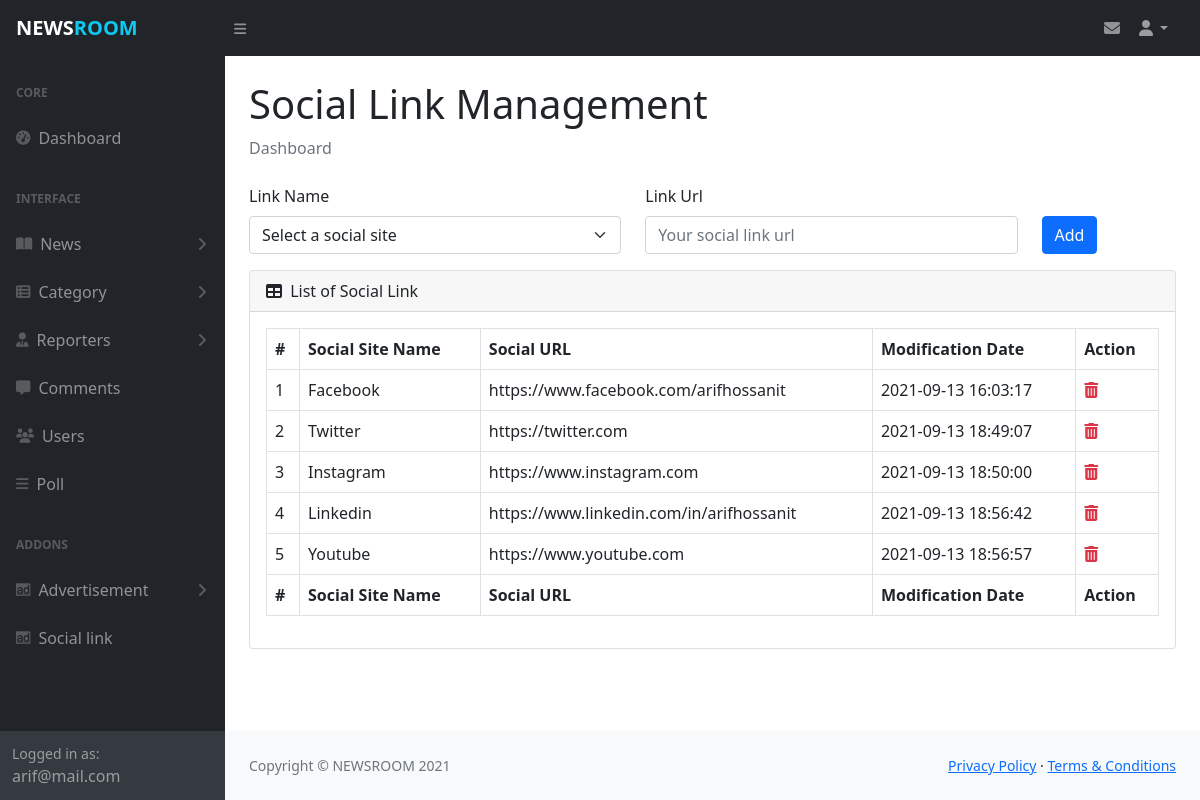
The app's page /admin/manage_social_link.php (signed in), older data.
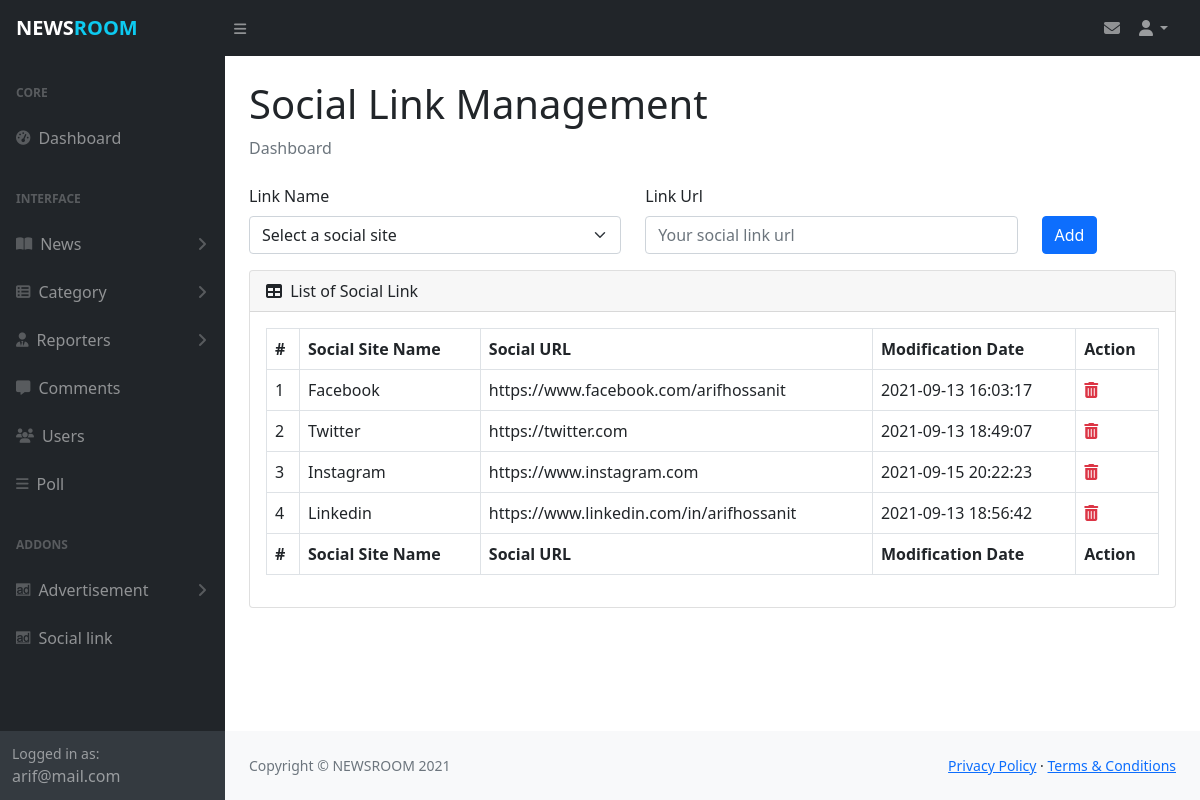
The same page, newer data.
### tables this page shows
CREATE TABLE `mysocial_link` (
  `id` int(2) NOT NULL,
  `link_icon` varchar(20) NOT NULL,
  `link_name` varchar(15) NOT NULL,
  `link_url` varchar(150) NOT NULL,
  `is_active` int(1) NOT NULL,
  `created_date` timestamp NOT NULL DEFAULT current_timestamp(),
  `updated_at` timestamp NULL DEFAULT NULL ON UPDATE current_timestamp()
);

### admin/manage_social_link.php (the view, shortened to what this page needs)
<?php include_once('includes/header.php');?>
<?php
    $sql="SELECT * FROM mysocial_link WHERE is_active='1'";
    $result=$db_config->query($sql);
?>
                <main>
                    <div class="container-fluid px-4">
                        <h1 class="mt-4">Social Link Management</h1>
                        <ol class="breadcrumb mb-4">
                            <li class="breadcrumb-item active">Dashboard</li>
                        </ol>
                        <form action="includes/process.php" method="post">
                            <div class="row">
                                <div class="col-5 mb-3">
                                <label for="sname" class="form-label">Link Name</label>
                                <select class="form-select" name="link_id" aria-label="Default select example" id="sname" required>
                                    <option selected disabled value="">Select a social site</option>
                                </select>
                                </div>
                                <div class="col-5 mb-3">
                                <label for="surl" class="form-label">Link Url</label>
                                <input type="text" name="surl" class="form-control" id="surl" placeholder="Your social link url" required>
                                </div>
                                <div class="col-2 mb-3">
                                <label for="b" class="form-label">&nbsp;</label>
                                <input type="submit" name="add_link" value="Add" id="b" class="btn btn-primary d-block">
                                </div>
                            </div>
                        </form>
                        <div class="card mb-4">
                            <div class="card-header">
                                <i class="fas fa-table me-1"></i>
                                List of Social Link
                            </div>
                            <div class="card-body table-responsive">
                                <table id="datatablesSimple" class="table table-bordered">
                                    <thead>
                                        <tr>
                                            <th>#</th>
                                            <th>Social Site Name</th>
                                            <th>Social URL</th>
                                            <th>Modification Date</th>
                                            <th>Action</th>
                                        </tr>
                                    </thead>
                                    <tfoot>
                                        <tr>
                                            <th>#</th>
                                            <th>Social Site Name</th>
                                            <th>Social URL</th>
                                            <th>Modification Date</th>
                                            <th>Action</th>
                                        </tr>
                                    </tfoot>
                                    <tbody>
                                        <?php while ($data=$result->fetch_assoc()) { ?>
                                        <tr>
                                            <td><?php if (!empty($data['id'])) echo $data['id']; ?></td>
                                            <td><?php if (!empty($data['link_name'])) echo $data['link_name']; ?></td>
                                            <td><?php if (!empty($data['link_url'])) echo $data['link_url']; ?></td>
                                            <td><?php if (!empty($data['updated_at'])) echo $data['updated_at']; ?></td>
                                            <td>
                                                <a href="includes/process.php?action=del_link&link_id=<?php echo $data['id']?>" class="text-danger" onclick='return confirm("Are you sure about delete?")'>
                                                    <i class='fas fa-trash-alt'></i>
                                                </a>
                                            </td>
                                        </tr>
                                        <?php } ?>
                                    </tbody>
                                </table>
                            </div>
                        </div>
                    </div>
                </main>
<?php include_once('includes/footer.php');?>

Row changes from the older to the newer data that the page shows:
no longer on this page (row edited): mysocial_link: id "5", link_name "Youtube", link_url "https://www.youtube.com", updated_at "2021-09-13 18:56:57"
changed mysocial_link "Instagram": updated_at "2021-09-13 18:50:00" → "2021-09-15 20:22:23"
